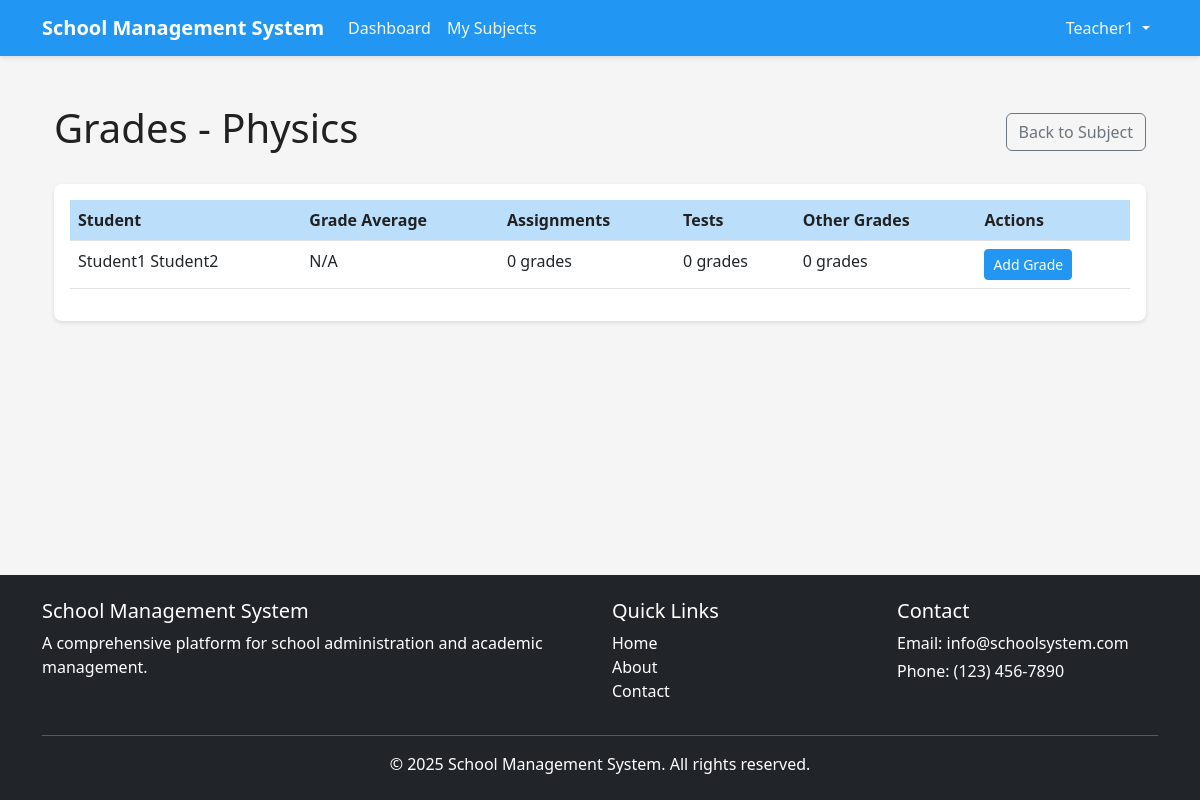
Screenshot of /teacher/subjects/1/grades (signed in) with the database file from the repository.
### app/models/user.py (models this page shows, shortened)
class User(db.Model, UserMixin):
    id = db.Column(db.Integer, primary_key=True)
    school_id = db.Column(db.Integer, db.ForeignKey('school.id'), nullable=True)
    first_name = db.Column(db.String(50), nullable=False)
    last_name = db.Column(db.String(50), nullable=False)
    email = db.Column(db.String(120), unique=True, nullable=False)
    password_hash = db.Column(db.String(60), nullable=False)
    is_active = db.Column(db.Boolean, default=True)
    created_at = db.Column(db.DateTime, default=datetime.utcnow)
    updated_at = db.Column(db.DateTime, default=datetime.utcnow, onupdate=datetime.utcnow)
    roles = db.relationship('Role', secondary=user_roles, lazy='subquery',
                            backref=db.backref('users', lazy=True))
    school = db.relationship('School', backref='users')
    children = db.relationship(
        'User',
        secondary=parent_student,
        primaryjoin=(parent_student.c.parent_id == id),
        secondaryjoin=(parent_student.c.student_id == id),
        backref=db.backref('parents', lazy='dynamic'),
        lazy='dynamic'
    )
    teaching_subjects = db.relationship(
        'Subject',
        secondary=teacher_subject,
        lazy='subquery',
        backref=db.backref('teachers', lazy=True)
    )
    enrolled_subjects = db.relationship(
        'Subject',
        secondary=subject_enrollment,
        lazy='subquery',
        backref=db.backref('students', lazy=True)
    )
    grades = db.relationship('Grade', backref='student', lazy=True,
                            foreign_keys='Grade.student_id')
    attendances = db.relationship('Attendance', backref='student', lazy=True,
                                foreign_keys='Attendance.student_id')
    def has_role(self, role_name):
        return any(role.name == role_name for role in self.roles)
    def is_super_admin(self):
        return self.has_role('super_admin')
    def is_admin(self):
        return self.has_role('admin')
    def is_teacher(self):
        return self.has_role('teacher')
    @property
    def full_name(self):
        return f"{self.first_name} {self.last_name}"

### app/models/subject.py (models this page shows, shortened)
class Subject(db.Model):
    id = db.Column(db.Integer, primary_key=True)
    school_id = db.Column(db.Integer, db.ForeignKey('school.id'), nullable=False)
    code = db.Column(db.String(20), nullable=False)
    name = db.Column(db.String(100), nullable=False)
    description = db.Column(db.Text)
    grade_level = db.Column(db.String(20))
    credits = db.Column(db.Float, default=0)
    created_at = db.Column(db.DateTime, default=datetime.utcnow)
    updated_at = db.Column(db.DateTime, default=datetime.utcnow, onupdate=datetime.utcnow)
    assignments = db.relationship('Assignment', backref='subject', lazy=True)
    tests = db.relationship('Test', backref='subject', lazy=True)
    attendances = db.relationship('Attendance', backref='subject', lazy=True)
    grades = db.relationship('Grade', backref='subject', lazy=True,
                           foreign_keys='Grade.subject_id')
    schedule_items = db.relationship('ScheduleItem', backref='subject', lazy=True)

### app/views/teacher.py (the view)
@teacher.route('/subjects/<int:subject_id>/grades')
@login_required
@teacher_required
def grades_list(subject_id):
    subject = Subject.query.get_or_404(subject_id)
    if subject not in current_user.teaching_subjects:
        flash('You are not assigned to this subject.', 'danger')
        return redirect(url_for('teacher.subjects_list'))
    students = subject.students
    student_grades = {}
    for student in students:
        grades = Grade.query.filter_by(student_id=student.id, subject_id=subject_id).all()
        student_grades[student.id] = grades
    return render_template(
        'teacher/grades/list.html',
        subject=subject,
        students=students,
        student_grades=student_grades
    )

### app/models/user.py (called while the page is built)
@login_manager.user_loader
def load_user(user_id):
    return User.query.get(int(user_id))

### app/utils/access_control.py (called while the page is built)
def role_required(*roles):
    def decorator(f):
        @wraps(f)
        def decorated_function(*args, **kwargs):
            if not current_user.is_authenticated:
                flash('Please log in to access this page.', 'warning')
                return redirect(url_for('auth.login'))
            has_role = False
            for role in roles:
                if current_user.has_role(role):
                    has_role = True
                    break
            if not has_role:
                abort(403)
            return f(*args, **kwargs)
        return decorated_function
    return decorator

### run.py (called while the page is built)
@app.context_processor
def inject_now():
    return {'now': datetime.utcnow()}

### app/templates/teacher/grades/list.html (shortened to what this page needs)
{% extends 'base.html' %}
{% block content %}
<div class="container py-4">
    <div class="d-flex justify-content-between align-items-center mb-4">
        <h1>Grades - {{ subject.name }}</h1>
        <a href="{{ url_for('teacher.subject_detail', subject_id=subject.id) }}" class="btn btn-outline-secondary">Back to Subject</a>
    </div>
    <div class="card">
        <div class="card-body">
            {% if students %}
                <div class="table-responsive">
                    <table class="table table-hover">
                        <thead>
                            <tr>
                                <th>Student</th>
                                <th>Grade Average</th>
                                <th>Assignments</th>
                                <th>Tests</th>
                                <th>Other Grades</th>
                                <th>Actions</th>
                            </tr>
                        </thead>
                        <tbody>
                            {% for student in students %}
                                <tr>
                                    <td>{{ student.full_name }}</td>
                                    <td>
                                        {% set grades = student_grades.get(student.id, []) %}
                                        {% if grades %}
                                            {% set total_points = namespace(value=0) %}
                                            {% set total_max_points = namespace(value=0) %}
                                            {% for grade in grades %}
                                                {% set total_points.value = total_points.value + grade.points %}
                                                {% if grade.assignment_id %}
                                                    {% set total_max_points.value = total_max_points.value + grade.assignment.points %}
                                                {% elif grade.test_id %}
                                                    {% set total_max_points.value = total_max_points.value + grade.test.points %}
                                                {% else %}
                                                    {% set total_max_points.value = total_max_points.value + 100 %}
                                                {% endif %}
                                            {% endfor %}
                                            {% if total_max_points.value > 0 %}
                                                {{ "%.1f"|format((total_points.value / total_max_points.value) * 100) }}%
                                            {% else %}
                                                N/A
                                            {% endif %}
                                        {% else %}
                                            N/A
                                        {% endif %}
                                    </td>
                                    <td>
                                        {% set assignment_grades = [] %}
                                        {% for grade in student_grades.get(student.id, []) %}
                                            {% if grade.assignment_id %}
                                                {% set assignment_grades = assignment_grades + [grade] %}
                                            {% endif %}
                                        {% endfor %}
                                        {{ assignment_grades|length }} grades
                                    </td>
                                    <td>
                                        {% set test_grades = [] %}
                                        {% for grade in student_grades.get(student.id, []) %}
                                            {% if grade.test_id %}
                                                {% set test_grades = test_grades + [grade] %}
                                            {% endif %}
                                        {% endfor %}
                                        {{ test_grades|length }} grades
                                    </td>
                                    <td>
                                        {% set other_grades = [] %}
                                        {% for grade in student_grades.get(student.id, []) %}
                                            {% if not grade.assignment_id and not grade.test_id %}
                                                {% set other_grades = other_grades + [grade] %}
                                            {% endif %}
                                        {% endfor %}
                                        {{ other_grades|length }} grades
                                    </td>
                                    <td>
                                        <a href="{{ url_for('teacher.create_grade', subject_id=subject.id, student_id=student.id) }}" class="btn btn-sm btn-primary">Add Grade</a>
                                    </td>
                                </tr>
                            {% endfor %}
                        </tbody>
                    </table>
                </div>
            {% else %}
                <div class="alert alert-info">No students enrolled in this subject.</div>
            {% endif %}
        </div>
    </div>
</div>
{% endblock %}

### app/templates/base.html (shortened to what this page needs)
<!DOCTYPE html>
<html lang="en">
<head>
    <link rel="stylesheet" href="{{ url_for('static', filename='css/bootstrap.min.css') }}">
    <link rel="stylesheet" href="{{ url_for('static', filename='css/style.css') }}">
</head>
<body>
    <header>
        <nav class="navbar navbar-expand-lg navbar-dark bg-primary">
            <div class="container">
                <a class="navbar-brand" href="{{ url_for('main.index') }}">
                    <span class="fw-bold">School Management System</span>
                </a>
                <div class="collapse navbar-collapse" id="navbarNav">
                    <ul class="navbar-nav me-auto">
                        {% if current_user.is_authenticated %}
                            {% if current_user.is_super_admin() %}
                                <li class="nav-item">
                                    <a class="nav-link" href="{{ url_for('super_admin.dashboard') }}">Dashboard</a>
                                </li>
                                <li class="nav-item">
                                    <a class="nav-link" href="{{ url_for('super_admin.schools_list') }}">Schools</a>
                                </li>
                                <li class="nav-item">
                                    <a class="nav-link" href="{{ url_for('super_admin.admins_list') }}">Administrators</a>
                                </li>
                            {% elif current_user.is_teacher() %}
                                <li class="nav-item">
                                    <a class="nav-link" href="{{ url_for('teacher.dashboard') }}">Dashboard</a>
                                </li>
                                <li class="nav-item">
                                    <a class="nav-link" href="{{ url_for('teacher.subjects_list') }}">My Subjects</a>
                                </li>
                            {% endif %}
                        {% endif %}
                    </ul>
                    <ul class="navbar-nav">
                        {% if current_user.is_authenticated %}
                            <li class="nav-item dropdown">
                                <a class="nav-link dropdown-toggle" href="#" id="userDropdown" role="button" data-bs-toggle="dropdown">
                                    {{ current_user.first_name }}
                                </a>
                            </li>
                        {% else %}
                            <li class="nav-item">
                                <a class="nav-link" href="{{ url_for('auth.login') }}">Login</a>
                            </li>
                        {% endif %}
                    </ul>
                </div>
            </div>
        </nav>
    </header>
    <main class="container my-4">
        {% block content %}{% endblock %}
    </main>
    <footer class="bg-dark text-white py-4 mt-5">
        <div class="container">
            <div class="row">
                <div class="col-md-6">
                    <h5>School Management System</h5>
                    <p>A comprehensive platform for school administration and academic management.</p>
                </div>
                <div class="col-md-3">
                    <h5>Quick Links</h5>
                    <ul class="list-unstyled">
                        <li><a href="{{ url_for('main.index') }}" class="text-decoration-none text-white">Home</a></li>
                        <li><a href="{{ url_for('main.about') }}" class="text-decoration-none text-white">About</a></li>
                        <li><a href="{{ url_for('main.contact') }}" class="text-decoration-none text-white">Contact</a></li>
                    </ul>
                </div>
                <div class="col-md-3">
                    <h5>Contact</h5>
                    <address class="mb-0">
                        <p class="mb-1">Email: info@schoolsystem.com</p>
                        <p class="mb-1">Phone: (123) 456-7890</p>
                    </address>
                </div>
            </div>
            <hr>
            <div class="text-center">
                <p class="mb-0">&copy; {{ now.year }} School Management System. All rights reserved.</p>
            </div>
        </div>
    </footer>
</body>
</html>

### app/static/css/style.css (style rules this page uses)
:root { --primary-color: #2196f3; --primary-dark: #1976d2; --primary-light: #bbdefb; --secondary-color: #4caf50; --secondary-dark: #388e3c; --secondary-light: #c8e6c9; --accent-color: #009688; --text-dark: #212121; --text-medium: #757575; --text-light: #f5f5f5; --background-light: #ffffff; --background-grey: #f5f5f5; --danger-color: #f44336; --warning-color: #ff9800; --success-color: #4caf50; --info-color: #2196f3; }
body { font-family: 'Segoe UI', Tahoma, Geneva, Verdana, sans-serif; color: var(--text-dark); background-color: var(--background-grey); min-height: 100vh; display: flex; flex-direction: column; }
main { flex: 1; }
.btn-primary { background-color: var(--primary-color); border-color: var(--primary-color); }
.bg-primary { background-color: var(--primary-color) !important; }
.card { border-radius: 8px; overflow: hidden; border: none; box-shadow: 0 2px 4px rgba(0, 0, 0, 0.1); transition: all 0.3s ease; }
.table th { background-color: var(--primary-light); color: var(--text-dark); font-weight: 600; }
.navbar { box-shadow: 0 2px 4px rgba(0, 0, 0, 0.1); }
.navbar-brand { font-weight: 700; }
.navbar-dark .navbar-nav .nav-link { color: var(--text-light); }
footer { padding: 2rem 0; margin-top: auto; }

### rows the page displays
User: first_name "Teacher1"
Subject: name "Physics"
User: full_name "Student1 Student2", assignment_grades "0", test_grades "0", other_grades "0"
